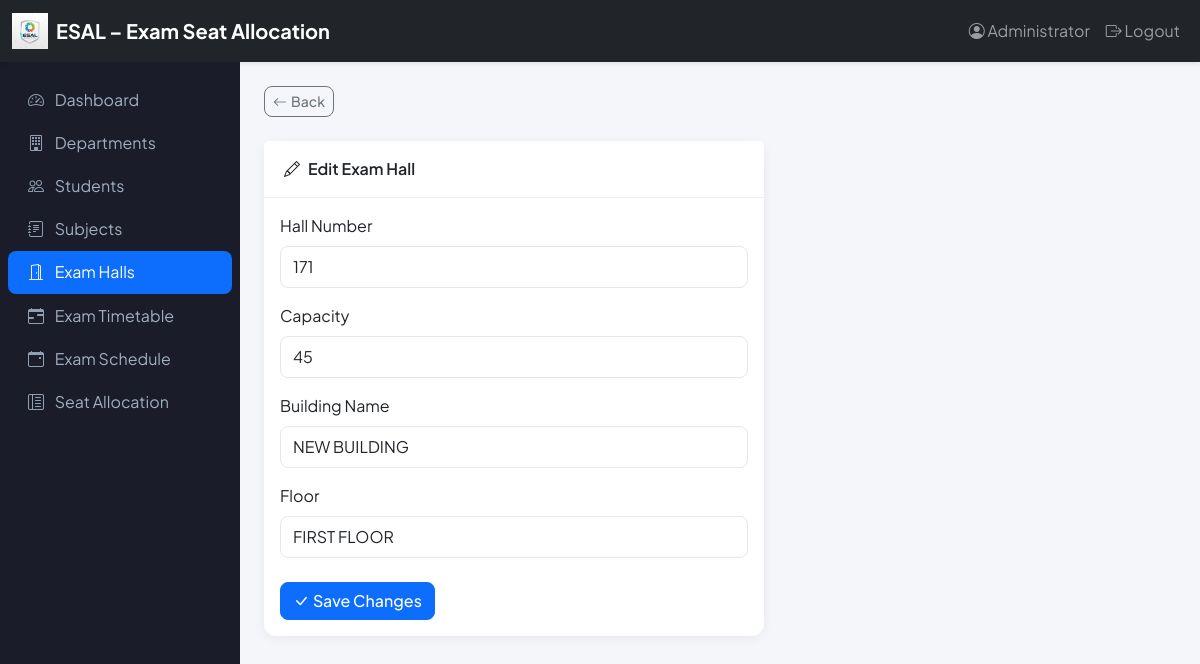
The page /exam-halls/edit/1 (signed in) on the database its author committed.
### models.py (models this page shows, shortened)
class User(UserMixin, db.Model):
    __tablename__ = 'users'
    id = db.Column(db.Integer, primary_key=True)
    user_id = db.Column(db.String(80), unique=True, nullable=False)
    password_hash = db.Column(db.String(256), nullable=False)
    name = db.Column(db.String(100))
    created_at = db.Column(db.DateTime, default=datetime.utcnow)

class ExamHall(db.Model):
    __tablename__ = 'exam_halls'
    id = db.Column(db.Integer, primary_key=True)
    hall_number = db.Column(db.String(50), nullable=False)
    capacity = db.Column(db.Integer, default=45)
    building_name = db.Column(db.String(100))
    floor = db.Column(db.String(20))
    created_at = db.Column(db.DateTime, default=datetime.utcnow)
    __table_args__ = (db.UniqueConstraint('hall_number', name='unique_hall_number'),)

### routes/exam_halls.py (the view, shortened to what this page needs)
@exam_halls_bp.route('/edit/<int:id>', methods=['GET', 'POST'])
@login_required
def edit(id):
    hall = ExamHall.query.get_or_404(id)
    return render_template('exam_halls/edit.html', hall=hall)

### templates/exam_halls/edit.html (shortened to what this page needs)
{% extends "base.html" %}
{% block content %}
<div class="mb-4">
    <a href="{{ url_for('exam_halls.index') }}" class="btn btn-outline-secondary btn-sm"><i class="bi bi-arrow-left me-1"></i>Back</a>
</div>
<div class="card" style="max-width: 500px;">
    <div class="card-header"><i class="bi bi-pencil me-2"></i>Edit Exam Hall</div>
    <div class="card-body">
        <form method="post">
            <div class="mb-3">
                <label class="form-label">Hall Number</label>
                <input type="text" name="hall_number" class="form-control" value="{{ hall.hall_number }}" required>
            </div>
            <div class="mb-3">
                <label class="form-label">Capacity</label>
                <input type="number" name="capacity" class="form-control" value="{{ hall.capacity }}" min="1">
            </div>
            <div class="mb-3">
                <label class="form-label">Building Name</label>
                <input type="text" name="building_name" class="form-control" value="{{ hall.building_name or '' }}">
            </div>
            <div class="mb-4">
                <label class="form-label">Floor</label>
                <input type="text" name="floor" class="form-control" value="{{ hall.floor or '' }}">
            </div>
            <button type="submit" class="btn btn-primary"><i class="bi bi-check-lg me-1"></i>Save Changes</button>
        </form>
    </div>
</div>
{% endblock %}

### templates/base.html (shortened to what this page needs)
<!DOCTYPE html>
<html lang="en">
<head>
    <link href="https://cdn.jsdelivr.net/npm/bootstrap@5.3.2/dist/css/bootstrap.min.css" rel="stylesheet">
    <link href="https://cdn.jsdelivr.net/npm/bootstrap-icons@1.11.1/font/bootstrap-icons.css" rel="stylesheet">
</head>
<body>
    {% if request.endpoint != 'auth.login' %}
    <nav class="navbar navbar-expand-lg navbar-dark bg-dark shadow-sm">
        <div class="container-fluid">
            <a class="navbar-brand d-flex align-items-center gap-2" href="{{ url_for('dashboard.index') }}">
                <img src="{{ url_for('static', filename='img/esal_logo.png') }}" alt="ESAL" style="height: 36px; width: auto;">
                <span class="d-none d-sm-inline">ESAL – Exam Seat Allocation</span>
            </a>
            <div class="collapse navbar-collapse" id="navbarNav">
                <ul class="navbar-nav ms-auto">
                    {% if current_user.is_authenticated %}
                    <li class="nav-item">
                        <span class="nav-link"><i class="bi bi-person-circle"></i> {{ current_user.name or current_user.user_id }}</span>
                    </li>
                    <li class="nav-item">
                        <a class="nav-link" href="{{ url_for('auth.logout') }}"><i class="bi bi-box-arrow-right"></i> Logout</a>
                    </li>
                    {% endif %}
                </ul>
            </div>
        </div>
    </nav>
    {% endif %}
    <div class="d-flex">
        {% if current_user.is_authenticated %}
        <div class="sidebar d-none d-md-flex flex-column" style="width: 240px;">
            <nav class="nav flex-column">
                <a class="nav-link {{ 'active' if request.endpoint == 'dashboard.index' else '' }}" href="{{ url_for('dashboard.index') }}">
                    <i class="bi bi-speedometer2"></i> Dashboard
                </a>
                <a class="nav-link {{ 'active' if 'departments' in request.endpoint else '' }}" href="{{ url_for('departments.index') }}">
                    <i class="bi bi-building"></i> Departments
                </a>
                <a class="nav-link {{ 'active' if 'students' in request.endpoint else '' }}" href="{{ url_for('students.index') }}">
                    <i class="bi bi-people"></i> Students
                </a>
                <a class="nav-link {{ 'active' if 'subjects' in request.endpoint else '' }}" href="{{ url_for('subjects.index') }}">
                    <i class="bi bi-journal-text"></i> Subjects
                </a>
                <a class="nav-link {{ 'active' if 'exam_halls' in request.endpoint else '' }}" href="{{ url_for('exam_halls.index') }}">
                    <i class="bi bi-door-open"></i> Exam Halls
                </a>
                <a class="nav-link {{ 'active' if 'timetable_generator' in request.endpoint else '' }}" href="{{ url_for('timetable_generator.index') }}">
                    <i class="bi bi-calendar-range"></i> Exam Timetable
                </a>
                <a class="nav-link {{ 'active' if 'exam_schedule' in request.endpoint else '' }}" href="{{ url_for('exam_schedule.index') }}">
                    <i class="bi bi-calendar-event"></i> Exam Schedule
                </a>
                <a class="nav-link {{ 'active' if 'allocation' in request.endpoint else '' }}" href="{{ url_for('allocation.index') }}">
                    <i class="bi bi-layout-text-sidebar-reverse"></i> Seat Allocation
                </a>
            </nav>
        </div>
        {% endif %}
        <div class="flex-grow-1 main-content">
            {% block content %}{% endblock %}
        </div>
    </div>
</body>
</html>

### templates/base.html (style rules this page uses)
:root { --primary: #0d6efd; --primary-dark: #0a58ca; --sidebar-bg: #1a1d29; --sidebar-text: #a0aec0; --content-bg: #f4f6f9; }
* { font-family: 'Plus Jakarta Sans', sans-serif; }
body { background: var(--content-bg); min-height: 100vh; }
.navbar-brand { font-weight: 700; font-size: 1.25rem; }
.card { border: none; border-radius: 12px; box-shadow: 0 2px 12px rgba(0,0,0,.06); }
.card-header { background: #fff; border-bottom: 1px solid #eee; font-weight: 600; border-radius: 12px 12px 0 0; padding: 1rem 1.25rem; }
.btn { border-radius: 8px; font-weight: 500; }
.sidebar { background: var(--sidebar-bg); min-height: calc(100vh - 56px); padding: 1rem 0; }
.sidebar .nav-link { color: var(--sidebar-text); padding: 0.6rem 1.25rem; border-radius: 8px; margin: 0 0.5rem; }
.sidebar .nav-link.active { background: var(--primary); color: #fff; }
.sidebar .nav-link i { margin-right: 0.5rem; opacity: .9; }
.main-content { padding: 1.5rem; }
.form-control, .form-select { border-radius: 8px; border: 1px solid #e2e8f0; padding: 0.5rem 0.75rem; }

### rows shown on the page
User: name "Administrator"
ExamHall: hall_number "171", capacity "45", building_name "NEW BUILDING", floor "FIRST FLOOR"
